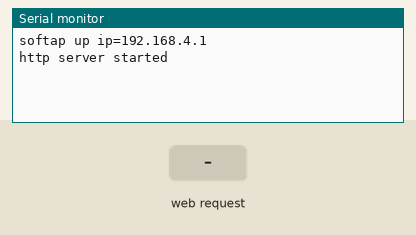
Bench run of a sketch on a simulated ESP32. Shown: the last lines printed to the serial monitor. Inputs (shaded band) come from the test bench.

Above: at 1.3 s.
1.4 s: HTTP request GET / received
At 2.3 s:
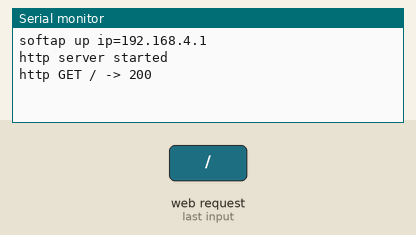
2.9 s: HTTP request GET /led received
At 3.5 s:
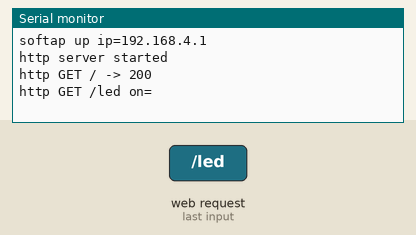
4.4 s: HTTP request GET /led?on=1 received
At 5.8 s:
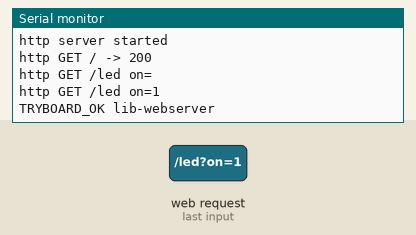

The sketch:

lib-webserver.ino
```cpp
// F-08b: arduino-esp32 core WebServer + DNSServer libraries, after the HelloServer and CaptivePortal examples, on the firmware's own SoftAP.
#include <WiFi.h>
#include <WebServer.h>
#include <DNSServer.h>

WebServer server(80);
DNSServer dns;

void setup() {
  Serial.begin(115200);
  delay(100);
  WiFi.softAP("TryBoard-Setup");
  Serial.printf("softap up ip=%s\n", WiFi.softAPIP().toString().c_str());
  // Captive portal: every name resolves to the AP, so a phone probing connectivity lands here
  dns.start(53, "*", WiFi.softAPIP());
  server.on("/", []() {
    server.send(200, "text/plain", "hello from esp32!");
    Serial.println("http GET / -> 200");
  });
  server.on("/led", []() {
    String s = server.arg("on");
    server.send(200, "text/plain", "led=" + s);
    Serial.printf("http GET /led on=%s\n", s.c_str());
    if (s == "1") Serial.println("TRYBOARD_OK lib-webserver");
  });
  server.onNotFound([]() {
    server.send(404, "text/plain", "not found");
    Serial.printf("http 404 %s\n", server.uri().c_str());
  });
  server.begin();
  Serial.println("http server started");
}

void loop() {
  dns.processNextRequest();
  server.handleClient();
  delay(2);
}
```

Measured:
- after the input at 1.4 s, the serial monitor: prints a new line at once (image 1)
- after the input at 2.9 s, the serial monitor: prints a new line at once (image 2)
- after the input at 4.4 s, the serial monitor: prints a new line at once (image 3)
